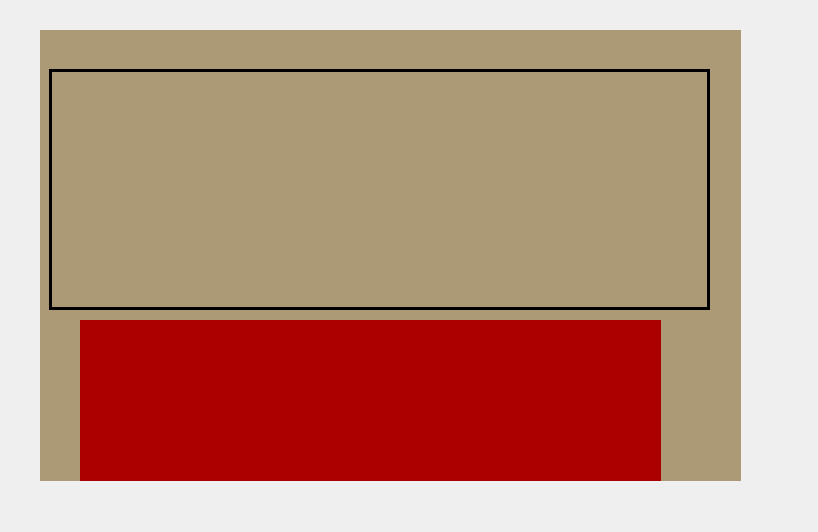
<?xml version="1.0" encoding="UTF-8"?>
<ui version="4.0">
 <class>Statistiques</class>
 <widget class="QWidget" name="Statistiques">
  <property name="geometry">
   <rect>
    <x>0</x>
    <y>0</y>
    <width>818</width>
    <height>532</height>
   </rect>
  </property>
  <property name="windowTitle">
   <string>Form</string>
  </property>
  <widget class="QTableView" name="tabchambre">
   <property name="geometry">
    <rect>
     <x>80</x>
     <y>320</y>
     <width>581</width>
     <height>161</height>
    </rect>
   </property>
   <property name="styleSheet">
    <string notr="true">QWidget {
    background-color: #aa0000;
    color: #fffff8;
}
QTableView{border: 6px solid #aa0000; /*other code about padding background stc*/ ;}
QHeaderView::section {
    background-color: #aaaa7f;
    padding: 4px;
    border: 1px solid #fffff8;
    font-size: 8pt;
}

QTableWidget {
    gridline-color: #ff4842;
    font-size: 9pt;
}

QTableWidget QTableCornerButton::section {
    background-color: #ff4842;
    border: 1px solid #fffff8;
}</string>
   </property>
  </widget>
  <widget class="QCustomPlot" name="widget" native="true">
   <property name="geometry">
    <rect>
     <x>49</x>
     <y>69</y>
     <width>661</width>
     <height>241</height>
    </rect>
   </property>
   <property name="styleSheet">
    <string notr="true">*
{
border: 3px solid #000000;
}</string>
   </property>
  </widget>
  <widget class="QLabel" name="label">
   <property name="geometry">
    <rect>
     <x>40</x>
     <y>30</y>
     <width>701</width>
     <height>451</height>
    </rect>
   </property>
   <property name="styleSheet">
    <string notr="true">*
{
background:#ac9976;
}</string>
   </property>
   <property name="text">
    <string/>
   </property>
  </widget>
  <zorder>label</zorder>
  <zorder>tabchambre</zorder>
  <zorder>widget</zorder>
 </widget>
 <customwidgets>
  <customwidget>
   <class>QCustomPlot</class>
   <extends>QWidget</extends>
   <header location="global">qcustomplot.h</header>
   <container>1</container>
  </customwidget>
 </customwidgets>
 <resources/>
 <connections/>
</ui>
